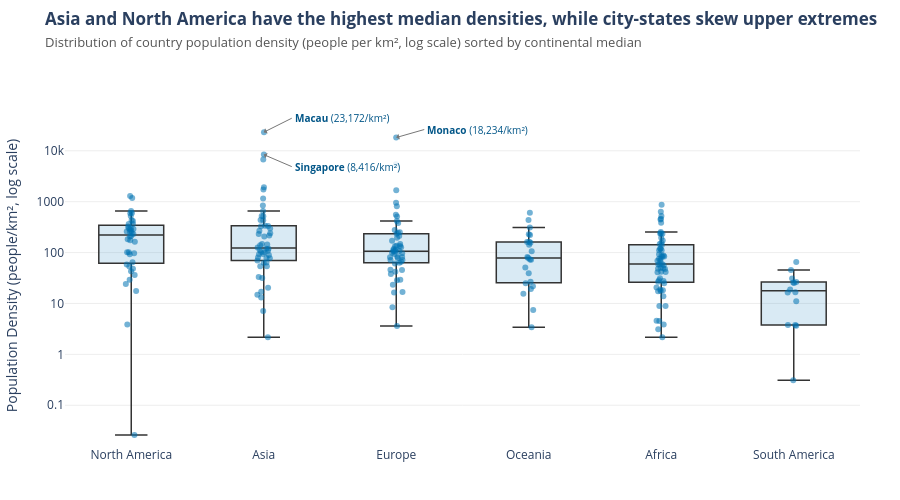

Notebook source saved alongside this figure:
### Markdown cell above
**Chart choice & justification:** *Which chart did you choose, and why? Justify design choices.

*I chose a box plot (with overlaid individual country points and a log scale) because it displays the median, interquartile range (middle 50%), and extreme outliers simultaneously across continents rather than hiding skewness behind a simple mean. Using a neutral blue-grey fill for the boxes highlights Asia's higher median density (123/km²), South America's consistently low density (median 18/km²), and extreme city-state outliers like Macau and Monaco.*

### Code cell
# Q4
order = (
    df.groupby("Continent")["Density"]
    .median()
    .sort_values(ascending=False)
    .index.tolist()
)

fig = px.box(
    df,
    x="Continent",
    y="Density",
    category_orders={"Continent": order},
    points="all",
    hover_name="Country",
    log_y=True,
    template="plotly_white",
)

fig.update_traces(
    marker=dict(color="#0072B2", opacity=0.55, size=6),
    line=dict(color="#333333", width=1.5),
    fillcolor="rgba(0, 114, 178, 0.15)",
    jitter=0.2,
    pointpos=0,
)

# Separate Macau, Singapore, and Monaco with distinct arrow directions
outliers = [
    ("Macau", 28, -14),  # Upper right of Macau dot (23,172)
    ("Singapore", 28, 12),  # Lower right of Singapore dot (8,416)
    ("Monaco", 28, -8),  # Right of Monaco dot (18,234)
]

for country, ax, ay in outliers:
    row = df[df["Country"] == country].iloc[0]
    fig.add_annotation(
        x=row["Continent"],
        y=np.log10(row["Density"]),
        text=f"<b>{country}</b> ({row['Density']:,.0f}/km²)",
        showarrow=True,
        arrowhead=1,
        arrowwidth=1,
        arrowcolor="#777777",
        ax=ax,
        ay=ay,
        xanchor="left",
        bgcolor="rgba(255, 255, 255, 0.85)",
        borderpad=2,
        font=dict(size=10, color="#005587"),
    )

fig.update_layout(
    title=dict(
        text=(
            "<b>Asia and North America have the highest median densities, while"
            " city-states skew upper extremes</b><br><span"
            " style='font-size:13px; color:#555;'>Distribution of country"
            " population density (people per km², log scale) sorted by"
            " continental median</span>"
        ),
        y=0.95,
        yanchor="top",
    ),
    margin=dict(t=105, l=65, r=40, b=45),
    height=500,
)

fig.update_xaxes(title="", showgrid=False)
fig.update_yaxes(
    title="Population Density (people/km², log scale)",
    showgrid=True,
    gridcolor="#EEEEEE",
    range=[-1.8, 4.9],  # Adds headroom above Macau (log10(23172) ≈ 4.36)
)
fig.show()

### Figure 1 — Plotly figure (JSON) as saved in the notebook; plotly's stock layout.template omitted (floating-point values rounded to 4 significant figures; data arrays with more than 128 entries replaced by an {"elided": "..."} marker saying what was removed)
{"data": [{"alignmentgroup": "True", "boxpoints": "all", "fillcolor": "rgba(0, 114, 178, 0.15)", "hovertemplate": "<b>%{hovertext}</b><br><br>Continent=%{x}<br>Density=%{y}<extra></extra>", "hovertext": {"elided": "234 str values"}, "jitter": 0.2, "legendgroup": "", "line": {"color": "#333333", "width": 1.5}, "marker": {"color": "#0072B2", "opacity": 0.55, "size": 6}, "name": "", "notched": false, "offsetgroup": "", "orientation": "v", "pointpos": 0, "showlegend": false, "type": "box", "x": {"elided": "234 str values"}, "x0": " ", "xaxis": "x", "y": {"elided": "234 float values"}, "y0": " ", "yaxis": "y"}], "layout": {"annotations": [{"arrowcolor": "#777777", "arrowhead": 1, "arrowwidth": 1, "ax": 28, "ay": -14, "bgcolor": "rgba(255, 255, 255, 0.85)", "borderpad": 2, "font": {"color": "#005587", "size": 10}, "showarrow": true, "text": "<b>Macau</b> (23,172/km²)", "x": "Asia", "xanchor": "left", "y": 4.365}, {"arrowcolor": "#777777", "arrowhead": 1, "arrowwidth": 1, "ax": 28, "ay": 12, "bgcolor": "rgba(255, 255, 255, 0.85)", "borderpad": 2, "font": {"color": "#005587", "size": 10}, "showarrow": true, "text": "<b>Singapore</b> (8,416/km²)", "x": "Asia", "xanchor": "left", "y": 3.925}, {"arrowcolor": "#777777", "arrowhead": 1, "arrowwidth": 1, "ax": 28, "ay": -8, "bgcolor": "rgba(255, 255, 255, 0.85)", "borderpad": 2, "font": {"color": "#005587", "size": 10}, "showarrow": true, "text": "<b>Monaco</b> (18,234/km²)", "x": "Europe", "xanchor": "left", "y": 4.261}], "boxmode": "group", "height": 500, "legend": {"tracegroupgap": 0}, "margin": {"b": 45, "l": 65, "r": 40, "t": 105}, "title": {"text": "<b>Asia and North America have the highest median densities, while city-states skew upper extremes</b><br><span style='font-size:13px; color:#555;'>Distribution of country population density (people per km², log scale) sorted by continental median</span>", "y": 0.95, "yanchor": "top"}, "xaxis": {"anchor": "y", "categoryarray": ["North America", "Asia", "Europe", "Oceania", "Africa", "South America"], "categoryorder": "array", "domain": [0, 1], "showgrid": false, "title": {"text": ""}}, "yaxis": {"anchor": "x", "domain": [0, 1], "gridcolor": "#EEEEEE", "range": [-1.8, 4.9], "showgrid": true, "title": {"text": "Population Density (people/km², log scale)"}, "type": "log"}}}
